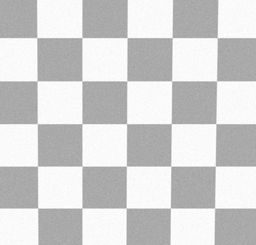
#> input picture test_images/low_contrast_checkerboard.png, 256 x 245 px, shrunk from 960 x 920 before the run
$ python threshold_sweep.py   (older library calls are emulated)
#> lines starting #> are read from the running program, lines starting #| are printed output that depends on the picture
### compare.py
"""对比: 熵增强角点检测 vs Harris.

用法:
    python compare.py                 # 默认跑 test_images/ 下所有 png
    python compare.py 图片路径 [...]  # 指定图片 (真实图无真值, 只统计角点数)

输出:
    results/<name>_compare.png  6 面板对比图
    results/metrics.txt         指标汇总
"""

import glob
import os
import sys

import cv2
import matplotlib
matplotlib.use("Agg")
import matplotlib.pyplot as plt
import numpy as np

from entropy_corner import EntropyCornerParams, detect_entropy_corners
from harris_baseline import detect_harris_corners

HERE = os.path.dirname(os.path.abspath(__file__))
TEST_DIR = os.path.join(HERE, "test_images")
RESULT_DIR = os.path.join(HERE, "results")
MATCH_RADIUS = 3.0  # GT 匹配半径 (px)


def match_corners(det, gt, radius=MATCH_RADIUS):
    """贪心最近邻匹配, 返回 (tp, fp, fn, 定位误差列表)."""
    det = np.asarray(det, np.float64)
    gt = np.asarray(gt, np.float64)
    if det.size == 0 or gt.size == 0:
        return 0, len(det), len(gt), []
    dists = np.linalg.norm(det[:, None, :] - gt[None, :, :], axis=2)
    matched_gt, dist_list = set(), []
    for i in range(len(det)):
        j = int(np.argmin(dists[i]))
        if dists[i, j] <= radius and j not in matched_gt:
            matched_gt.add(j)
            dist_list.append(dists[i, j])
    tp = len(dist_list)
    fp = len(det) - tp
    fn = len(gt) - len(matched_gt)
    loc_err = float(np.mean(dist_list)) if dist_list else float("nan")
    return tp, fp, fn, loc_err


def metrics(det, gt):
    if gt is None:
        return {"corners": len(det)}
    tp, fp, fn, loc_err = match_corners(det, gt)
    prec = tp / (tp + fp) if tp + fp else 0.0
    rec = tp / (tp + fn) if tp + fn else 0.0
    f1 = 2 * prec * rec / (prec + rec) if prec + rec else 0.0
    return {"corners": len(det), "tp": tp, "fp": fp, "fn": fn,
            "precision": prec, "recall": rec, "f1": f1, "loc_err": loc_err}


# [42 lines left out: functions draw_corners, make_figure, fmt_row, not called in this run]


def imread_unicode(path):
    data = np.fromfile(path, dtype=np.uint8)  # imread 不支持中文路径
    return cv2.imdecode(data, cv2.IMREAD_GRAYSCALE)
#> returned value is the input picture: shape (245, 256); min 155, max 255, mean 209.8


# [55 lines left out: functions run_one, main, not called in this run]


# [6 lines that do not run on import are left out]

### harris_baseline.py
"""Harris 角点检测基线 (OpenCV 内置实现)."""

import cv2
import numpy as np

from entropy_corner import nms, refine_corners


def detect_harris_corners(gray, block_size=3, ksize=3, k=0.04,
                          nms_size=3, threshold_rel=0.05, min_distance=5):
    """Harris 角点检测.

    Args:
        gray: 单通道灰度图 (uint8).

    Returns:
        corners: (N, 2) 角点坐标 (x, y)
        R:       Harris 响应图
    """
    gray32 = np.float32(gray)
    R = cv2.cornerHarris(gray32, block_size, ksize, k)
    R = np.maximum(R, 0.0)
    thr = threshold_rel * float(R.max())
    corners = nms(R, nms_size, thr, min_distance)
    corners = refine_corners(gray, corners)
    return corners, R

### entropy_corner.py
"""熵增强角点检测 (Entropy-Enhanced Corner Detection).

核心思想:
    R_new(p) = R0(p) * (1 + alpha * H(p))

- R0: 初始角点响应 (梯度积 |Ix*Iy| 或 Harris 响应)
- H : 邻域梯度方向熵, 归一化到 [0,1]
      角点处梯度方向分散 -> 熵大 -> 增强;
      边缘处梯度方向一致 -> 熵小 -> 抑制.
"""

from dataclasses import dataclass

import cv2
import numpy as np


@dataclass
class EntropyCornerParams:
    window: int = 15            # 邻域尺寸 (奇数)
    bins: int = 12              # 梯度方向分箱数
    alpha: float = 3.0          # 上下文增强系数
    r0_mode: str = "harris"     # 初始响应模式: "harris" | "grad"
    nms_size: int = 3           # 非极大值抑制窗口
    min_distance: int = 5       # 角点最小间距 (抑制同角点的重复检测)
    threshold_rel: float = 0.05  # 相对阈值 (响应最大值的比例)
    harris_k: float = 0.04      # 仅 r0_mode="harris" 时使用


def _initial_response(Ix, Iy, params):
    """计算初始角点响应 R0."""
    if params.r0_mode == "grad":
        # 梯度积: 角点处 |Ix|,|Iy| 同时大; 边缘处至少一个接近 0
        # 轻量平滑抑制噪声斑点
        R = cv2.GaussianBlur(np.abs(Ix * Iy), (3, 3), 0)
        return R
    if params.r0_mode == "harris":
        k = params.harris_k
        w = cv2.getGaussianKernel(3, -1)
        w = w @ w.T  # 3x3 高斯窗
        A = cv2.filter2D(Ix * Ix, -1, w)
        B = cv2.filter2D(Iy * Iy, -1, w)
        C = cv2.filter2D(Ix * Iy, -1, w)
        R = A * B - C * C - k * (A + B) ** 2
        return np.maximum(R, 0.0)
    raise ValueError(f"unknown r0_mode: {params.r0_mode}")


def direction_entropy(Ix, Iy, bins=12, window=15):
    """幅值加权的邻域梯度方向熵图, 归一化到 [0, 1].

    角度折叠到 [0, pi): 直线上边缘两侧梯度方向相差 pi,
    折叠后同向 -> 方向直方图集中 -> 熵低.
    """
    mag = np.hypot(Ix, Iy)
    theta = np.arctan2(Iy, Ix) % np.pi
    bin_map = np.clip((theta / (np.pi / bins)).astype(np.int32), 0, bins - 1)

    kernel = np.ones((window, window), np.float64)
    total = cv2.filter2D(mag, -1, kernel, borderType=cv2.BORDER_REFLECT)

    H = np.zeros_like(mag)
    for b in range(bins):
        mask = (bin_map == b).astype(np.float64) * mag
        count = cv2.filter2D(mask, -1, kernel, borderType=cv2.BORDER_REFLECT)
        p = count / np.maximum(total, 1e-12)
        with np.errstate(divide="ignore", invalid="ignore"):
            H -= np.where(p > 0, p * np.log(p), 0.0)
    return np.clip(H / np.log(bins), 0.0, 1.0)


def nms(response, size=3, threshold=0.0, min_distance=5):
    """非极大值抑制 + 最小距离去重, 返回角点坐标 (N, 2) 的 (x, y).

    1. 平顶 (多个像素响应相等) 只保留响应最大且最靠前的像素;
    2. 对保留下来的候选按响应降序贪心选取, 与已选角点距离
       < min_distance 的丢弃 (抑制同一角点周围的噪声局部极大值).
    """
    if size % 2 == 0:
        size += 1
    kernel = np.ones((size, size), np.uint8)
    local_max = cv2.dilate(response, kernel)
    mask = (response >= local_max - 1e-12) & (response >= threshold)
    num, labels = cv2.connectedComponents(mask.astype(np.uint8), connectivity=8)
    cands = []
    for i in range(1, num):
        ys, xs = np.nonzero(labels == i)
        k = int(np.argmax(response[ys, xs]))
        cands.append((xs[k], ys[k], response[ys[k], xs[k]]))
    if not cands:
        return np.empty((0, 2), np.float32)
    cands.sort(key=lambda c: -c[2])
    picks = []
    for x, y, _ in cands:
        if picks and np.min(np.hypot(np.asarray(picks)[:, 0] - x,
                                     np.asarray(picks)[:, 1] - y)) < min_distance:
            continue
        picks.append((x, y))
    return np.asarray(picks, np.float32).reshape(-1, 2)


def refine_corners(gray, corners, win=3):
    """亚像素细化角点坐标 (cv2.cornerSubPix).

    噪声会使响应峰值偏离真角点 1~3px, 细化后收敛到角点交叉中心.
    """
    if len(corners) == 0:
        return corners
    c = corners.astype(np.float32).reshape(-1, 1, 2)
    criteria = (cv2.TERM_CRITERIA_EPS + cv2.TERM_CRITERIA_MAX_ITER, 30, 0.001)
    refined = cv2.cornerSubPix(gray, c, (win, win), (-1, -1), criteria)
    return refined.reshape(-1, 2)


def detect_entropy_corners(gray, params=None):
    """熵增强角点检测主函数.

    Args:
        gray: 单通道灰度图 (uint8).
        params: EntropyCornerParams, None 时用默认参数.

    Returns:
        corners: (N, 2) 角点坐标 (x, y)
        R:       上下文增强后的响应图
        H:       方向熵图 (归一化 [0,1])
        R0:      初始响应图
    """
    if params is None:
        params = EntropyCornerParams()
    gray_u8 = gray.astype(np.uint8)
    gray = gray_u8.astype(np.float64)
    Ix = cv2.Sobel(gray, cv2.CV_64F, 1, 0, ksize=3)
    Iy = cv2.Sobel(gray, cv2.CV_64F, 0, 1, ksize=3)

    R0 = _initial_response(Ix, Iy, params)
    H = direction_entropy(Ix, Iy, params.bins, params.window)
    R = R0 * (1.0 + params.alpha * H)

    thr = params.threshold_rel * float(R.max())
    corners = nms(R, params.nms_size, thr, params.min_distance)
    corners = refine_corners(gray_u8, corners)
    return corners, R, H, R0

### threshold_sweep.py
import sys
sys.stdout.reconfigure(encoding="utf-8")
import numpy as np
import compare
from entropy_corner import EntropyCornerParams, detect_entropy_corners
from harris_baseline import detect_harris_corners

img = compare.imread_unicode(r"test_images\low_contrast_checkerboard.png")
gt = np.load(r"test_images\low_contrast_checkerboard_gt.npy")
#> (reads test_images/low_contrast_checkerboard_gt.npy from the repository)
print("\n=== low contrast checkerboard (25 GT) ===")
print(f"{'thr':<6} {'harris':>32} | {'entropy':>32}")
for thr in [0.001, 0.002, 0.005, 0.01, 0.02, 0.05, 0.1]:
    hc, R_h = detect_harris_corners(img, threshold_rel=thr)
    ec, R_e, H, R0 = detect_entropy_corners(img, EntropyCornerParams(threshold_rel=thr))
    m_h = compare.metrics(hc, gt)
    m_e = compare.metrics(ec, gt)
    f = lambda m: f"n={m['corners']:>3} tp={m['tp']:>2} fp={m['fp']:>2} fn={m['fn']:>2} f1={m['f1']:.3f}"
    print(f"{thr:<6} {f(m_h):>32} | {f(m_e):>32}")
#> this loop made 7 passes
#| 0.001  n= 26 tp= 0 fp=26 fn=25 f1=0.000 | n= 28 tp= 0 fp=28 fn=25 f1=0.000
#| 0.002  n= 25 tp= 0 fp=25 fn=25 f1=0.000 | n= 26 tp= 0 fp=26 fn=25 f1=0.000
#| 0.005  n= 25 tp= 0 fp=25 fn=25 f1=0.000 | n= 25 tp= 0 fp=25 fn=25 f1=0.000
#| 0.01   n= 25 tp= 0 fp=25 fn=25 f1=0.000 | n= 25 tp= 0 fp=25 fn=25 f1=0.000
#| 0.02   n= 25 tp= 0 fp=25 fn=25 f1=0.000 | n= 25 tp= 0 fp=25 fn=25 f1=0.000
#| 0.05   n= 25 tp= 0 fp=25 fn=25 f1=0.000 | n= 25 tp= 0 fp=25 fn=25 f1=0.000
#| 0.1    n= 25 tp= 0 fp=25 fn=25 f1=0.000 | n= 25 tp= 0 fp=25 fn=25 f1=0.000
#> pass 1, in detect_harris_corners, `R = cv2.cornerHarris(gray32, block_size, ksize, k)`:
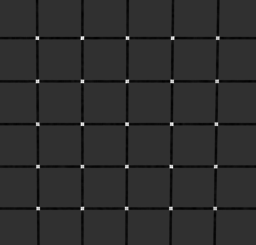
#> R: shape (245, 256) float32; min -624792.5, max 2671367.2, mean -34991.5; drawn with min black and max white
#> pass 1, in detect_harris_corners, `R = np.maximum(R, 0.0)`:
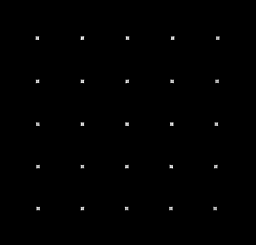
#> R: shape (245, 256) float32; min 0, max 2671367.2, mean 10227.4; drawn with min black and max white
